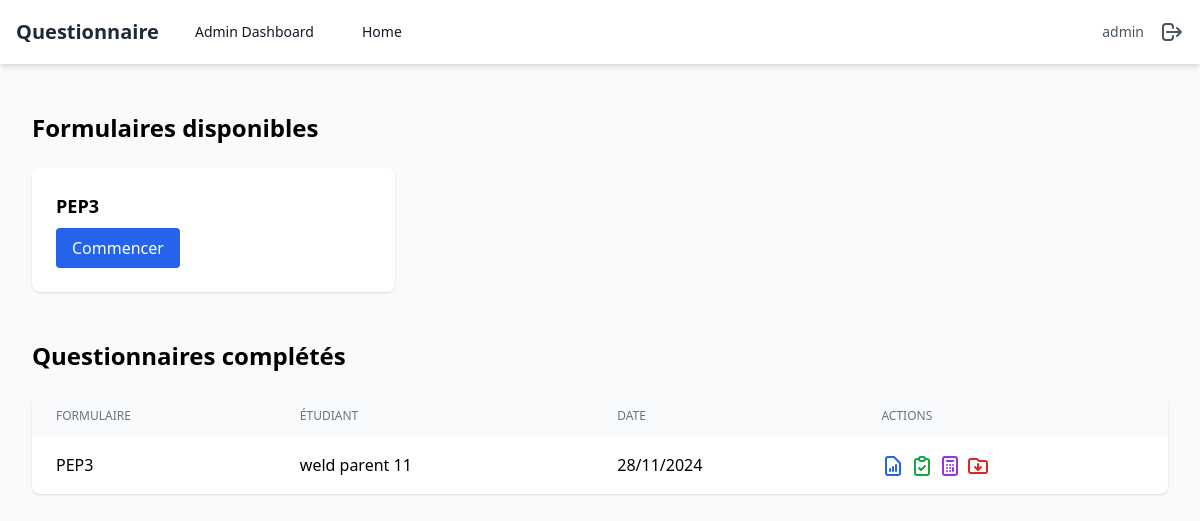
/ (signed in), run on an earlier commit of the app's database.
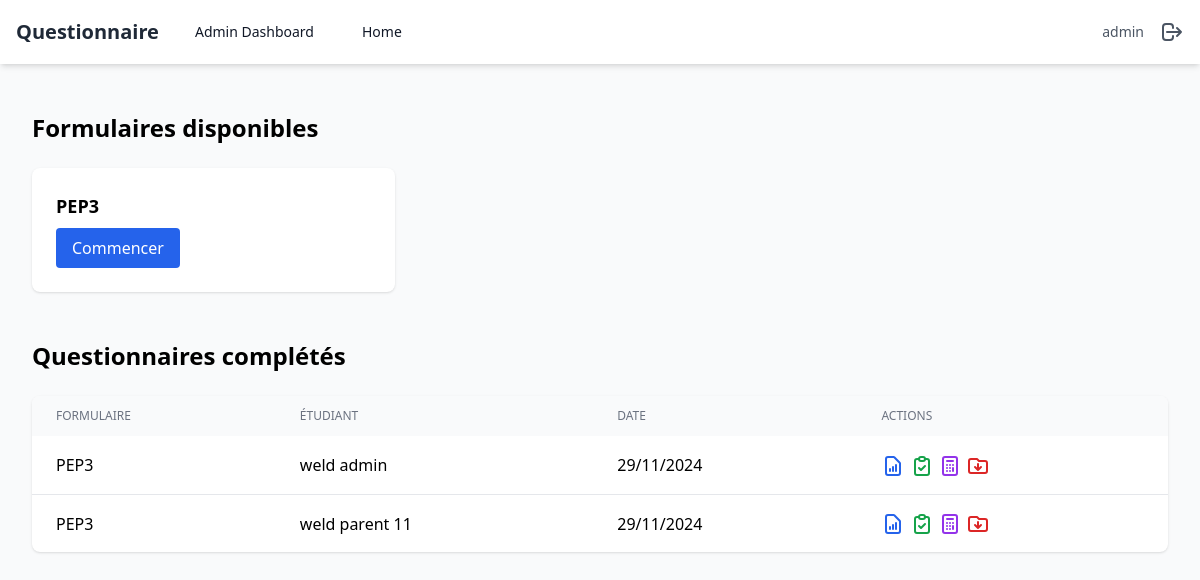
And on a later commit of the database.
### polls/models.py (models this page shows, shortened)
class Formulaire(models.Model):
    id = models.AutoField(primary_key=True)
    title = models.CharField(max_length=255, default='', verbose_name='Titre du Formulaire')
    description = models.TextField(default='', verbose_name='Description du Formulaire')

class Questionnaire(models.Model):
    id = models.AutoField(primary_key=True)
    parent = models.ForeignKey(settings.AUTH_USER_MODEL, on_delete=models.CASCADE, verbose_name='Parent')
    student = models.ForeignKey(Student, on_delete=models.CASCADE, verbose_name='Élève',default='')
    formulaire = models.ForeignKey(Formulaire, on_delete=models.CASCADE, verbose_name='Formulaire')
    created_at = models.DateTimeField(auto_now_add=True, verbose_name='Date de Création')
    unique_key = models.CharField(max_length=255, unique=False, verbose_name='Clé Unique',default='')

class Student(models.Model):
    id = models.AutoField(primary_key=True)
    parent = models.ForeignKey(settings.AUTH_USER_MODEL, on_delete=models.CASCADE, related_name='students')
    name = models.CharField(max_length=255, default='', verbose_name='Nom de l’Élève')
    age = models.FloatField(default=1, verbose_name='Âge')
    sexe = models.CharField(max_length=1, choices=[('M', 'Masculin'), ('F', 'Féminin')], default='M', verbose_name='Sexe')
    date_of_birth = models.DateField(null=True, blank=True, verbose_name='Date de Naissance')

### polls/views.py (the view)
# urls.py: path('', home_view , name='home'),
@login_required
def home_view(request):
    formulaires = Formulaire.objects.all()
    if request.user.is_superuser:
        questionnaires = Questionnaire.objects.all()
    else:
        questionnaires = Questionnaire.objects.filter(parent=request.user)
    return render(request, 'home.html', {
        'formulaires': formulaires,
        'questionnaires': questionnaires
    })

### polls/templates/home.html (shortened to what the changed rows need)
{% extends 'base.html' %} {% block content %}
<div class="max-w-7xl mx-auto py-6 px-4">
  <h2 class="text-2xl font-bold mb-6">Formulaires disponibles</h2>
  <div class="grid grid-cols-1 md:grid-cols-2 lg:grid-cols-3 gap-6">
    {% for formulaire in formulaires %}
    <div class="bg-white rounded-lg shadow p-6">
      <h3 class="text-lg font-semibold mb-2">{{ formulaire.title }}</h3>
      <a
        href="{% url 'questionnaire_view' formulaire.id %}"
        class="inline-block bg-blue-600 text-white px-4 py-2 rounded hover:bg-blue-700"
      >
        Commencer
      </a>
    </div>
    {% endfor %}
  </div>
  <h2 class="text-2xl font-bold mt-12 mb-6">Questionnaires complétés</h2>
  <div class="bg-white shadow rounded-lg overflow-hidden">
    <table class="min-w-full">
      <thead class="bg-gray-50">
        <tr>
          <th
            class="px-6 py-3 text-left text-xs font-medium text-gray-500 uppercase"
          >
            Formulaire
          </th>
          <th
            class="px-6 py-3 text-left text-xs font-medium text-gray-500 uppercase"
          >
            Étudiant
          </th>
          <th
            class="px-6 py-3 text-left text-xs font-medium text-gray-500 uppercase"
          >
            Date
          </th>
          <th
            class="px-6 py-3 text-left text-xs font-medium text-gray-500 uppercase"
          >
            Actions
          </th>
        </tr>
      </thead>
      <tbody class="divide-y divide-gray-200">
        {% for questionnaire in questionnaires %}
        <tr>
          <td class="px-6 py-4">{{ questionnaire.formulaire.title }}</td>
          <td class="px-6 py-4">{{ questionnaire.student.name }}</td>
          <td class="px-6 py-4">{{ questionnaire.created_at|date:"d/m/Y" }}</td>
          <td class="px-6 py-4">
            <a
              href="{% url 'questionnaire_summary' questionnaire.id %}"
              class="text-blue-600 hover:text-blue-800"
            >
              <svg
                class="w-6 h-6 inline-block"
                fill="none"
                stroke="currentColor"
                viewBox="0 0 24 24"
              >
                <path
                  stroke-linecap="round"
                  stroke-linejoin="round"
                  stroke-width="2"
                  d="M9 17v-2m3 2v-4m3 4v-6m2 10H7a2 2 0 01-2-2V5a2 2 0 012-2h5.586a1 1 0 01.707.293l5.414 5.414a1 1 0 01.293.707V19a2 2 0 01-2 2z"
                />
              </svg>
            </a>
            <a
              href="{% url 'detailed_summary' questionnaire.id %}"
              class="text-green-600 hover:text-green-800"
            >
              <svg
                class="w-6 h-6 inline-block"
                fill="none"
                stroke="currentColor"
                viewBox="0 0 24 24"
              >
                <path
                  stroke-linecap="round"
                  stroke-linejoin="round"
                  stroke-width="2"
                  d="M9 5H7a2 2 0 00-2 2v12a2 2 0 002 2h10a2 2 0 002-2V7a2 2 0 00-2-2h-2M9 5a2 2 0 002 2h2a2 2 0 002-2M9 5a2 2 0 012-2h2a2 2 0 012 2m-6 9l2 2 4-4"
                />
              </svg>
            </a>
          <a href="{% url 'calculate_scores' questionnaire.id %}" class="text-purple-600 hover:text-purple-800">
              <svg class="w-6 h-6 inline-block" fill="none" stroke="currentColor" viewBox="0 0 24 24">
                  <path stroke-linecap="round" stroke-linejoin="round" stroke-width="2"
                        d="M9 7h6m0 10v-3m-3 3h.01M9 17h.01M9 14h.01M12 14h.01M15 11h.01M12 11h.01M9 11h.01M7 21h10a2 2 0 002-2V5a2 2 0 00-2-2H7a2 2 0 00-2 2v14a2 2 0 002 2z"/>
              </svg>
          </a>
            <a
              href="{% url 'generate_pdf' questionnaire.id %}"
              class="text-red-600 hover:text-red-800"
            >
              <svg
                class="w-6 h-6 inline-block"
                fill="none"
                stroke="currentColor"
                viewBox="0 0 24 24"
              >
                <path
                  stroke-linecap="round"
                  stroke-linejoin="round"
                  stroke-width="2"
                  d="M12 10v6m0 0l-3-3m3 3l3-3M3 17V7a2 2 0 012-2h6l2 2h6a2 2 0 012 2v8a2 2 0 01-2 2H5a2 2 0 01-2-2z"
                />
              </svg>
            </a>
          </td>
        </tr>
        {% endfor %}
      </tbody>
    </table>
  </div>
</div>
{% endblock %}

What changed in the data, as far as the page shows it:
removed Questionnaire: formulaire "PEP3", student.name "weld parent 11", created_at "28/11/2024"
added Questionnaire: formulaire "PEP3", student.name "weld admin", created_at "29/11/2024"
added Questionnaire: formulaire "PEP3", student.name "weld parent 11", created_at "29/11/2024"
